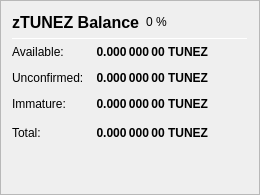
                   <widget class="QFrame" name="frame_ZerocoinBalances">
                    <property name="frameShape">
                     <enum>QFrame::StyledPanel</enum>
                    </property>
                    <property name="frameShadow">
                     <enum>QFrame::Raised</enum>
                    </property>
                    <layout class="QVBoxLayout" name="verticalLayout_7">
                     <item>
                      <layout class="QHBoxLayout" name="horizontalLayout_8" stretch="0">
                       <item>
                        <widget class="QLabel" name="label_5z_3">
                         <property name="minimumSize">
                          <size>
                           <width>0</width>
                           <height>20</height>
                          </size>
                         </property>
                         <property name="font">
                          <font>
                           <pointsize>12</pointsize>
                           <weight>75</weight>
                           <bold>true</bold>
                          </font>
                         </property>
                         <property name="text">
                          <string>zTUNEZ Balance</string>
                         </property>
                        </widget>
                       </item>
                       <item>
                        <widget class="QLabel" name="labelzPIVPercent">
                         <property name="text">
                          <string notr="true">0 %</string>
                         </property>
                        </widget>
                       </item>
                       <item>
                        <spacer name="horizontalSpacer_11">
                         <property name="orientation">
                          <enum>Qt::Horizontal</enum>
                         </property>
                         <property name="sizeHint" stdset="0">
                          <size>
                           <width>40</width>
                           <height>20</height>
                          </size>
                         </property>
                        </spacer>
                       </item>
                      </layout>
                     </item>
                     <item>
                      <widget class="Line" name="line_ZerocoinBalance">
                       <property name="minimumSize">
                        <size>
                         <width>0</width>
                         <height>1</height>
                        </size>
                       </property>
                       <property name="maximumSize">
                        <size>
                         <width>16777215</width>
                         <height>1</height>
                        </size>
                       </property>
                       <property name="orientation">
                        <enum>Qt::Horizontal</enum>
                       </property>
                      </widget>
                     </item>
                     <item>
                      <layout class="QGridLayout" name="gridLayout_5">
                       <property name="spacing">
                        <number>12</number>
                       </property>
                       <item row="1" column="0">
                        <widget class="QLabel" name="labelzBalanceMatureText">
                         <property name="toolTip">
                          <string>Mature: more than 20 confirmation and more than 3 mints of the same denomination after it was minted.
These zTUNEZ are spendable.</string>
                         </property>
                         <property name="text">
                          <string>Available:</string>
                         </property>
                        </widget>
                       </item>
                       <item row="1" column="1">
                        <widget class="QLabel" name="labelzBalanceMature">
                         <property name="font">
                          <font>
                           <weight>75</weight>
                           <bold>true</bold>
                          </font>
                         </property>
                         <property name="toolTip">
                          <string>Mature: more than 20 confirmation and more than 3 mints of the same denomination after it was minted.
These zTUNEZ are spendable.</string>
                         </property>
                         <property name="text">
                          <string notr="true">0.000 000 00 TUNEZ</string>
                         </property>
                         <property name="alignment">
                          <set>Qt::AlignRight|Qt::AlignTrailing|Qt::AlignVCenter</set>
                         </property>
                        </widget>
                       </item>
                       <item row="2" column="0">
                        <widget class="QLabel" name="labelzBalanceUnconfirmedText">
                         <property name="toolTip">
                          <string>Unconfirmed: less than 20 confirmations
Immature: confirmed, but less than 3 mints of the same denomination after it was minted</string>
                         </property>
                         <property name="text">
                          <string>Unconfirmed:</string>
                         </property>
                        </widget>
                       </item>
                       <item row="2" column="1">
                        <widget class="QLabel" name="labelzBalanceUnconfirmed">
                         <property name="font">
                          <font>
                           <weight>75</weight>
                           <bold>true</bold>
                          </font>
                         </property>
                         <property name="toolTip">
                          <string>Unconfirmed: less than 20 confirmations
Immature: confirmed, but less than 3 mints of the same denomination after it was minted</string>
                         </property>
                         <property name="text">
                          <string notr="true">0.000 000 00 TUNEZ</string>
                         </property>
                         <property name="alignment">
                          <set>Qt::AlignRight|Qt::AlignTrailing|Qt::AlignVCenter</set>
                         </property>
                        </widget>
                       </item>
                       <item row="3" column="0">
                        <widget class="QLabel" name="labelzBalanceImmatureText">
                         <property name="toolTip">
                          <string>Unconfirmed: less than 20 confirmations
Immature: confirmed, but less than 3 mints of the same denomination after it was minted</string>
                         </property>
                         <property name="text">
                          <string>Immature:</string>
                         </property>
                        </widget>
                       </item>
                       <item row="3" column="1">
                        <widget class="QLabel" name="labelzBalanceImmature">
                         <property name="font">
                          <font>
                           <weight>75</weight>
                           <bold>true</bold>
                          </font>
                         </property>
                         <property name="toolTip">
                          <string>Unconfirmed: less than 20 confirmations
Immature: confirmed, but less than 3 mints of the same denomination after it was minted</string>
                         </property>
                         <property name="text">
                          <string notr="true">0.000 000 00 TUNEZ</string>
                         </property>
                         <property name="alignment">
                          <set>Qt::AlignRight|Qt::AlignTrailing|Qt::AlignVCenter</set>
                         </property>
                        </widget>
                       </item>
                       <item row="4" column="0">
                        <widget class="QLabel" name="labelzBalanceText">
                         <property name="toolTip">
                          <string>Your current zTUNEZ balance, unconfirmed and immature zTUNEZ included.</string>
                         </property>
                         <property name="text">
                          <string>Total:</string>
                         </property>
                        </widget>
                       </item>
                       <item row="4" column="1">
                        <widget class="QLabel" name="labelzBalance">
                         <property name="font">
                          <font>
                           <weight>75</weight>
                           <bold>true</bold>
                          </font>
                         </property>
                         <property name="cursor">
                          <cursorShape>IBeamCursor</cursorShape>
                         </property>
                         <property name="toolTip">
                          <string>Your current zTUNEZ balance, unconfirmed and immature zTUNEZ included.</string>
                         </property>
                         <property name="text">
                          <string notr="true">0.000 000 00 TUNEZ</string>
                         </property>
                         <property name="alignment">
                          <set>Qt::AlignRight|Qt::AlignTrailing|Qt::AlignVCenter</set>
                         </property>
                         <property name="textInteractionFlags">
                          <set>Qt::LinksAccessibleByMouse|Qt::TextSelectableByKeyboard|Qt::TextSelectableByMouse</set>
                         </property>
                        </widget>
                       </item>
                       <item row="4" column="2">
                        <spacer name="horizontalSpacer_4">
                         <property name="orientation">
                          <enum>Qt::Horizontal</enum>
                         </property>
                         <property name="sizeHint" stdset="0">
                          <size>
                           <width>40</width>
                           <height>20</height>
                          </size>
                         </property>
                        </spacer>
                       </item>
                      </layout>
                     </item>
                     <item>
                      <spacer name="verticalSpacer_4">
                       <property name="orientation">
                        <enum>Qt::Vertical</enum>
                       </property>
                       <property name="sizeHint" stdset="0">
                        <size>
                         <width>20</width>
                         <height>40</height>
                        </size>
                       </property>
                      </spacer>
                     </item>
                    </layout>
                   </widget>
